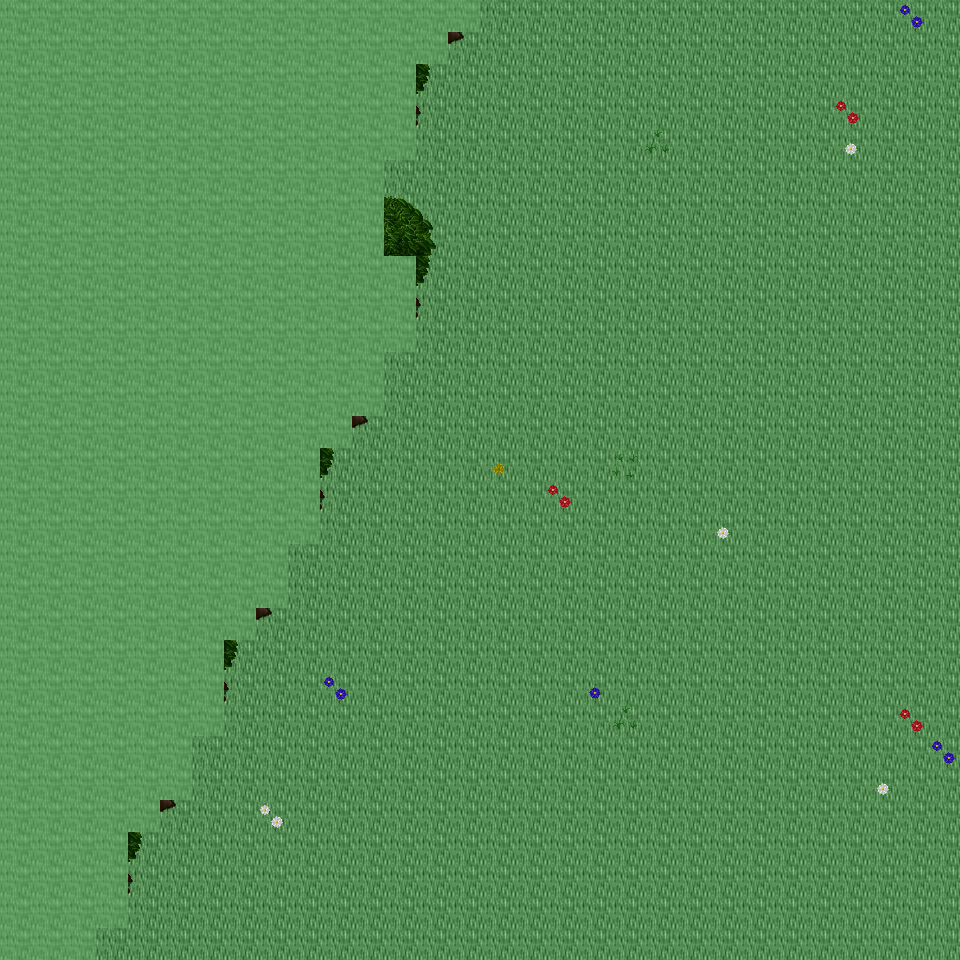

Rendered tile map (Tiled .tmx) drawn with the repository's tilesets; below, a short description and the map source with its tile grids summarised:
An orthogonal 30x30 tile map with 32x32 px tiles, 6 tile layers (Ground, Object, Object2, Above, ...), 14 tilesets and 3 objects (3x mapExit).

<map version="1.0" orientation="orthogonal" renderorder="right-down" width="30" height="30" tilewidth="32" tileheight="32" nextobjectid="4">
  <tileset firstgid="1" name="tileset_ground_ground" tilewidth="32" tileheight="32" tilecount="33" columns="3">
    <image source="../drawable/tileset_ground_ground.png" width="96" height="352" />
  </tileset>
  <tileset firstgid="34" name="tileset_plant_flower_daisy_white" tilewidth="32" tileheight="32" tilecount="8" columns="2">
    <image source="../drawable/tileset_plant_flower_daisy_white.png" width="64" height="128" />
  </tileset>
  <tileset firstgid="42" name="tileset_plant_flower_daisy_yellow" tilewidth="32" tileheight="32" tilecount="8" columns="2">
    <image source="../drawable/tileset_plant_flower_daisy_yellow.png" width="64" height="128" />
  </tileset>
  <tileset firstgid="50" name="tileset_plant_flower_daisy_blue" tilewidth="32" tileheight="32" tilecount="8" columns="2">
    <image source="../drawable/tileset_plant_flower_daisy_blue.png" width="64" height="128" />
  </tileset>
  <tileset firstgid="58" name="tileset_plant_grasses" tilewidth="32" tileheight="32" tilecount="6" columns="3">
    <image source="../drawable/tileset_plant_grasses.png" width="96" height="64" />
  </tileset>
  <tileset firstgid="64" name="tileset_plant_flower_daisy_red" tilewidth="32" tileheight="32" tilecount="8" columns="2">
    <image source="../drawable/tileset_plant_flower_daisy_red.png" width="64" height="128" />
  </tileset>
  <tileset firstgid="72" name="tileset_plant_tree_tree_darkgreen" tilewidth="32" tileheight="32" tilecount="88" columns="8">
    <image source="../drawable/tileset_plant_tree_tree_darkgreen.png" width="256" height="352" />
  </tileset>
  <tileset firstgid="160" name="tileset_logic_creature_elf" tilewidth="32" tileheight="32" tilecount="16" columns="8">
    <image source="../drawable/tileset_logic_creature_elf.png" width="256" height="64" />
  </tileset>
  <tileset firstgid="176" name="tileset_logic_creature_animal" tilewidth="32" tileheight="32" tilecount="32" columns="8">
    <image source="../drawable/tileset_logic_creature_animal.png" width="256" height="128" />
  </tileset>
  <tileset firstgid="208" name="tileset_logic_collision" tilewidth="32" tileheight="32" tilecount="1" columns="1">
    <image source="../drawable/tileset_logic_collision.png" width="32" height="32" />
  </tileset>
  <tileset firstgid="209" name="tileset_logic_creature_ent" tilewidth="32" tileheight="32" tilecount="4" columns="4">
    <image source="../drawable/tileset_logic_creature_ent.png" width="128" height="32" />
  </tileset>
  <tileset firstgid="213" name="tileset_logic_creature_human_evil" tilewidth="32" tileheight="32" tilecount="16" columns="8">
    <image source="../drawable/tileset_logic_creature_human_evil.png" width="256" height="64" />
  </tileset>
  <tileset firstgid="229" name="tileset_ground_green_paving" tilewidth="32" tileheight="32" tilecount="18" columns="3">
    <image source="../drawable/tileset_ground_green_paving.png" width="96" height="192" />
  </tileset>
  <tileset firstgid="247" name="tileset_logic_protection" tilewidth="32" tileheight="32" tilecount="2" columns="2">
    <image source="../drawable/tileset_logic_protection.png" width="64" height="32" />
  </tileset>
  <layer name="Ground" width="30" height="30">
    <data>[900 cells, 900 non-empty, 1 distinct tile ids]</data>
  </layer>
  <layer name="Object" width="30" height="30">
    <data>[900 cells, 15 non-empty, 8 distinct tile ids]</data>
  </layer>
  <layer name="Object2" width="30" height="30">
    <data>[900 cells, 65 non-empty, 13 distinct tile ids]</data>
  </layer>
  <layer name="Above" width="30" height="30">
    <data>[900 cells, 282 non-empty, 31 distinct tile ids]</data>
  </layer>
  <layer name="Above2" width="30" height="30">
    <data>[900 cells, 0 non-empty, 0 distinct tile ids]</data>
  </layer>
  <layer name="Walkable" width="30" height="30">
    <data>[900 cells, 287 non-empty, 1 distinct tile ids]</data>
  </layer>
  <objectgroup name="MapEvents">
    <object id="1" name="north" type="mapExit" x="480" y="0" width="480" height="32">
      <properties>
        <property name="map" value="level_0_x187_y78" />
        <property name="x" value="15" />
        <property name="y" value="28" />
      </properties>
    </object>
    <object id="2" name="south" type="mapExit" x="96" y="928" width="864" height="32">
      <properties>
        <property name="map" value="level_0_x187_y80" />
        <property name="x" value="3" />
        <property name="y" value="1" />
      </properties>
    </object>
    <object id="3" name="east" type="mapExit" x="928" y="0" width="32" height="960">
      <properties>
        <property name="map" value="level_0_x188_y79" />
        <property name="x" value="1" />
        <property name="y" value="0" />
      </properties>
    </object>
  </objectgroup>
</map>
